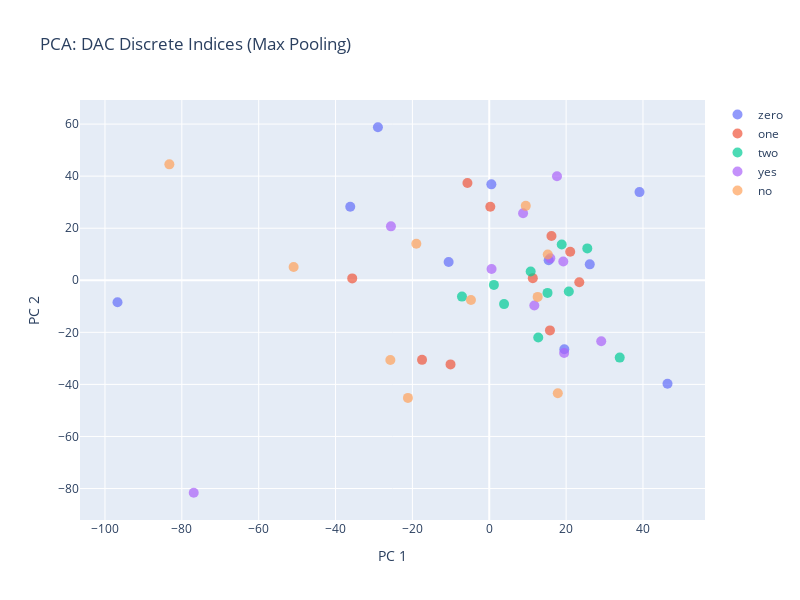

Source (notebook cell):
### Code cell
# PCA visualization with max pooling
pca_max = PCA(n_components=2)
pca_result_max = pca_max.fit_transform(feature_vectors_max)

print(f"PCA (Max Pooling) variance explained: {pca_max.explained_variance_ratio_.sum():.2%}")

# Plotly scatter plot
fig_max = go.Figure()

for word in words:
    mask = np.array([label == word for label in valid_labels])
    fig_max.add_trace(go.Scatter(
        x=pca_result_max[mask, 0],
        y=pca_result_max[mask, 1],
        mode='markers',
        name=word,
        marker=dict(size=10, color=color_map[word], opacity=0.7)
    ))

fig_max.update_layout(
    title='PCA: DAC Discrete Indices (Max Pooling)',
    xaxis_title='PC 1',
    yaxis_title='PC 2',
    width=800,
    height=600
)

fig_max.write_html('dac_indices_pca_maxpool.html')
fig_max.show()

print("Saved: dac_indices_pca_maxpool.html")

### Figure 1 — Plotly figure (JSON) as saved in the notebook; plotly's stock layout.template omitted (floating-point values rounded to 4 significant figures)
{"data": [{"marker": {"color": "#636EFA", "opacity": 0.7, "size": 10}, "mode": "markers", "name": "zero", "type": "scatter", "x": [-10.57, -36.17, -28.97, 19.54, -96.74, 0.5518, 46.39, 26.16, 39.1, 15.46], "y": [7.017, 28.25, 58.78, -26.48, -8.475, 36.85, -39.72, 6.113, 33.87, 7.722]}, {"marker": {"color": "#EF553B", "opacity": 0.7, "size": 10}, "mode": "markers", "name": "one", "type": "scatter", "x": [21.07, 23.43, 11.33, 16.19, -17.49, -10.08, -35.66, -5.678, 0.2751, 15.79], "y": [10.94, -0.7612, 0.8103, 16.98, -30.57, -32.32, 0.7154, 37.35, 28.23, -19.26]}, {"marker": {"color": "#00CC96", "opacity": 0.7, "size": 10}, "mode": "markers", "name": "two", "type": "scatter", "x": [-7.1, 33.95, 18.86, 3.849, 12.75, 1.205, 10.78, 15.16, 20.7, 25.52], "y": [-6.268, -29.7, 13.76, -9.154, -21.97, -1.77, 3.396, -4.854, -4.3, 12.25]}, {"marker": {"color": "#AB63FA", "opacity": 0.7, "size": 10}, "mode": "markers", "name": "yes", "type": "scatter", "x": [29.14, 15.89, 11.73, 0.5988, -25.59, -76.91, 17.63, 8.802, 19.49, 19.26], "y": [-23.43, 8.414, -9.691, 4.329, 20.72, -81.63, 39.96, 25.71, -27.96, 7.181]}, {"marker": {"color": "#FFA15A", "opacity": 0.7, "size": 10}, "mode": "markers", "name": "no", "type": "scatter", "x": [-18.98, 12.6, -83.24, 9.502, 15.23, -4.762, 17.84, -25.74, -50.91, -21.16], "y": [14.05, -6.38, 44.53, 28.58, 9.884, -7.603, -43.4, -30.63, 5.092, -45.18]}], "layout": {"height": 600, "title": {"text": "PCA: DAC Discrete Indices (Max Pooling)"}, "width": 800, "xaxis": {"title": {"text": "PC 1"}}, "yaxis": {"title": {"text": "PC 2"}}}}
